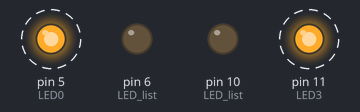
The sketch below on a simulated Arduino Uno, built with avr-gcc and run on an emulated ATmega328P. Shown: output pins drawn as LEDs (lit = HIGH). Dashed ring = blinking. What the sketch prints to the serial monitor is not drawn.

Above: at 0.06 s.
Timing chart, 0 to 3.0 s (numbered marks = the images above):
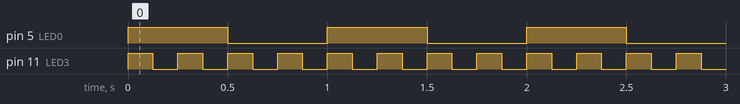

The sketch:

sametime.ino
```cpp
#include "enpitshield.h"

void setup() {
  // put your setup code here, to run once:
  for (int i=0; i<4; i++) {
    pinMode(LED_list[i], OUTPUT);
  }
  Serial.begin(9600);
}

int time = 0;

void loop() {
  // put your main code here, to run repeatedly:
  Serial.println(time, DEC);
  for (int i=0; i<10; i++) {
    digitalWrite(LED0, LED_ON);

    digitalWrite(LED3, LED_ON);
    delay(125);
    digitalWrite(LED3, LED_OFF);
    delay(125);
    digitalWrite(LED3, LED_ON);
    delay(125);
    digitalWrite(LED3, LED_OFF);
    delay(125);
    digitalWrite(LED0, LED_OFF);
    digitalWrite(LED3, LED_ON);
    delay(125);
    digitalWrite(LED3, LED_OFF);
    delay(125);
    digitalWrite(LED3, LED_ON);
    delay(125);
    digitalWrite(LED3, LED_OFF);
    delay(125);
    time++;
  }
}
```

enpitshield.h
```cpp
//LED lamps
#define LED0  5
#define LED1  6
#define LED2  10
#define LED3  11

#define SW1 13
#define SW2 12
#define SW3 9
#define SW4 8

#define TactSW0 0
#define TactSW1 1

int LED_list[4] = {LED0, LED1, LED2, LED3};

#define LED_ON  HIGH
#define LED_OFF LOW
```

Measured:
- by itself, pin 5 (LED0): alternates HIGH for 0.50 s and LOW for 0.50 s
- by itself, pin 11 (LED3): alternates HIGH for 0.13 s and LOW for 0.13 s
